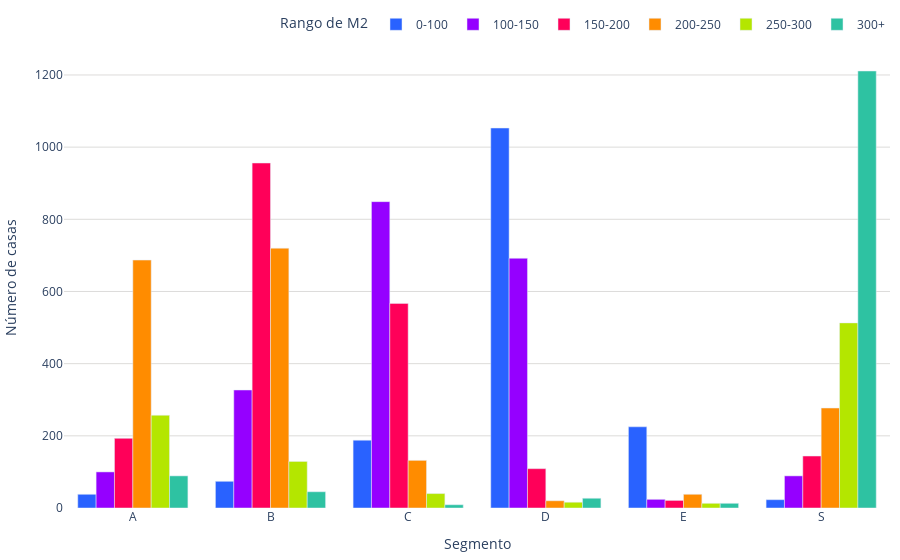

Notebook code for this chart:
### Code cell
def sumar_tablas(dataframes_list):
    tabla_suma = None
    
    for df in dataframes_list:
        tabla_actual = df.groupby(['m2_construido', 'segmento']).size().unstack(fill_value=0)
        
        if tabla_suma is None:
            tabla_suma = tabla_actual
        else:
            tabla_suma = tabla_suma.add(tabla_actual, fill_value=0)
    
    print("Tabla general de frecuencia:")
    print(tabla_suma)
    
    fig = graficar_tabla(tabla_suma)
    
    # Guardar la gráfica como archivo HTML
    guardar_grafico_como_html(fig, 'g_bar_dist_m2_construidos', carpeta='assets/graficas')
    
    return fig

colores = ['#2962ff', '#9500ff', '#ff0059', '#ff8c00', '#b4e600', '#2EC2A2','#E50CB6','#4225CF','#2CBA4D']

def graficar_tabla(tabla):  
    segmentos = tabla.index
    banos = tabla.columns
    
    fig = go.Figure()
    
    for i, segmento in enumerate(segmentos):
        color = colores[i % len(colores)]
        fig.add_trace(go.Bar(
            x=banos,
            y=tabla.loc[segmento],
            name=segmento,
            marker_color=color
        ))
    
    fig.update_layout(
        xaxis_title="Segmento",        
        yaxis=dict(
            title='Número de casas',
            gridcolor='#dddcda', # Color de las líneas que dividen los rangos del eje Y
            gridwidth=1,
        ),
        legend_title="Rango de M2",
        barmode='group',
        legend=dict(
            orientation='h',  # Orientación horizontal de la leyenda
            yanchor='bottom',  # Anclar al borde inferior
            y=1.02,  # Colocar la leyenda justo debajo del gráfico
            xanchor='right',
            x=1
        ),
        plot_bgcolor='rgba(0,0,0,0)',  # Color de fondo del gráfico
        margin=dict(l=10, r=10, t=10, b=10) # Ajusta los márgenes (left, right, top, bottom)
    )    
    
    fig.show()    
    return fig

def guardar_grafico_como_html(fig, nombre_archivo, carpeta='assets/graficas'):
    # Crear la carpeta si no existe
    if not os.path.exists(carpeta):
        os.makedirs(carpeta)
    
    # Guardar la gráfica como archivo HTML en la carpeta especificada
    ruta_archivo = os.path.join(carpeta, f'{nombre_archivo}.html')
    pio.write_html(fig, ruta_archivo)
# Llamar a la función sumar_tablas con la lista de DataFrames como argumento
fig = sumar_tablas(dataframes_list)

### Figure 1 — Plotly figure (JSON) as saved in the notebook; plotly's stock layout.template omitted (floating-point values rounded to 4 significant figures)
{"data": [{"marker": {"color": "#2962ff"}, "name": "0-100", "type": "bar", "x": ["A", "B", "C", "D", "E", "S"], "y": [38, 74, 188, 1053, 225, 23]}, {"marker": {"color": "#9500ff"}, "name": "100-150", "type": "bar", "x": ["A", "B", "C", "D", "E", "S"], "y": [100, 327, 849, 692, 24, 89]}, {"marker": {"color": "#ff0059"}, "name": "150-200", "type": "bar", "x": ["A", "B", "C", "D", "E", "S"], "y": [193, 956, 567, 109, 21, 144]}, {"marker": {"color": "#ff8c00"}, "name": "200-250", "type": "bar", "x": ["A", "B", "C", "D", "E", "S"], "y": [687, 720, 132, 20, 38, 277]}, {"marker": {"color": "#b4e600"}, "name": "250-300", "type": "bar", "x": ["A", "B", "C", "D", "E", "S"], "y": [257, 129, 40, 16, 13, 513]}, {"marker": {"color": "#2EC2A2"}, "name": "300+", "type": "bar", "x": ["A", "B", "C", "D", "E", "S"], "y": [89, 45, 9, 27, 13, 1211]}], "layout": {"barmode": "group", "legend": {"orientation": "h", "title": {"text": "Rango de M2"}, "x": 1, "xanchor": "right", "y": 1.02, "yanchor": "bottom"}, "margin": {"b": 10, "l": 10, "r": 10, "t": 10}, "plot_bgcolor": "rgba(0,0,0,0)", "xaxis": {"title": {"text": "Segmento"}}, "yaxis": {"gridcolor": "#dddcda", "gridwidth": 1, "title": {"text": "Número de casas"}}}}
